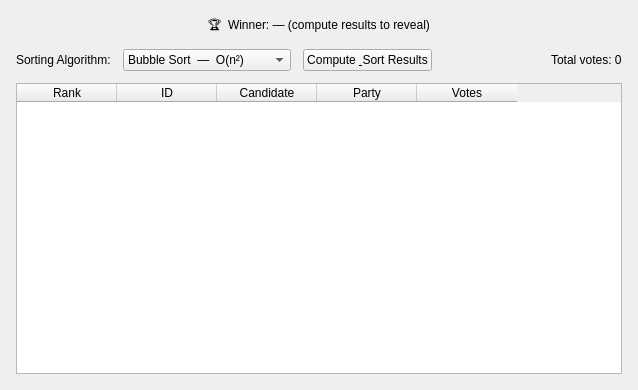
<?xml version="1.0" encoding="UTF-8"?>
<ui version="4.0">
 <class>ResultsTab</class>
 <widget class="QWidget" name="ResultsTab">
  <property name="geometry">
   <rect>
    <x>0</x>
    <y>0</y>
    <width>638</width>
    <height>390</height>
   </rect>
  </property>
  <property name="windowTitle">
   <string>Results</string>
  </property>
  <layout class="QVBoxLayout" name="rootLayout">
   <property name="spacing">
    <number>12</number>
   </property>
   <property name="margin" stdset="0">
    <number>16</number>
   </property>
   <item>
    <widget class="QLabel" name="winnerLabel">
     <property name="text">
      <string>🏆  Winner: — (compute results to reveal)</string>
     </property>
     <property name="alignment">
      <set>Qt::AlignmentFlag::AlignCenter</set>
     </property>
    </widget>
   </item>
   <item>
    <layout class="QHBoxLayout" name="topBarLayout">
     <item>
      <widget class="QLabel" name="algoLabel">
       <property name="text">
        <string>Sorting Algorithm:</string>
       </property>
      </widget>
     </item>
     <item>
      <widget class="QComboBox" name="algoCombo">
       <item>
        <property name="text">
         <string>Bubble Sort  —  O(n²)</string>
        </property>
       </item>
       <item>
        <property name="text">
         <string>Selection Sort  —  O(n²)</string>
        </property>
       </item>
       <item>
        <property name="text">
         <string>Merge Sort  —  O(n log n)</string>
        </property>
       </item>
      </widget>
     </item>
     <item>
      <widget class="QPushButton" name="computeBtn">
       <property name="text">
        <string>Compute &amp; Sort Results</string>
       </property>
      </widget>
     </item>
     <item>
      <spacer>
       <property name="orientation">
        <enum>Qt::Orientation::Horizontal</enum>
       </property>
       <property name="sizeHint" stdset="0">
        <size>
         <width>0</width>
         <height>0</height>
        </size>
       </property>
      </spacer>
     </item>
     <item>
      <widget class="QLabel" name="totalVotesLabel">
       <property name="text">
        <string>Total votes: 0</string>
       </property>
      </widget>
     </item>
    </layout>
   </item>
   <item>
    <widget class="QTableWidget" name="resultsTable">
     <property name="editTriggers">
      <set>QAbstractItemView::EditTrigger::NoEditTriggers</set>
     </property>
     <property name="alternatingRowColors">
      <bool>true</bool>
     </property>
     <property name="selectionBehavior">
      <enum>QAbstractItemView::SelectionBehavior::SelectRows</enum>
     </property>
     <property name="columnCount">
      <number>5</number>
     </property>
     <column>
      <property name="text">
       <string>Rank</string>
      </property>
     </column>
     <column>
      <property name="text">
       <string>ID</string>
      </property>
     </column>
     <column>
      <property name="text">
       <string>Candidate</string>
      </property>
     </column>
     <column>
      <property name="text">
       <string>Party</string>
      </property>
     </column>
     <column>
      <property name="text">
       <string>Votes</string>
      </property>
     </column>
    </widget>
   </item>
  </layout>
 </widget>
 <resources/>
 <connections/>
</ui>
